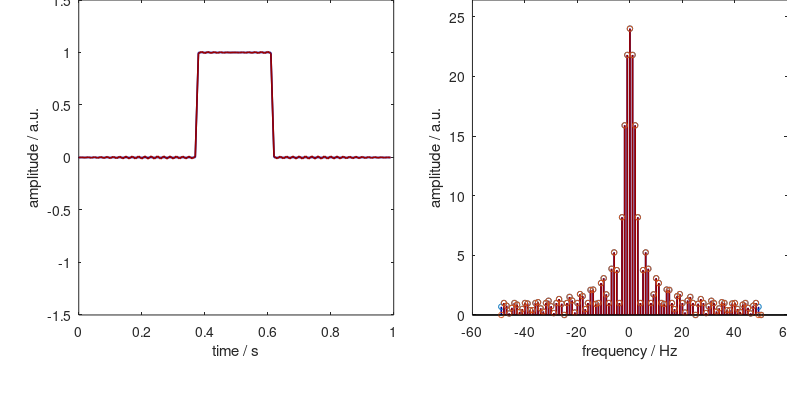

Recreate this plot in MATLAB. (Note: this script raises an error after producing the figure.)
close all;
clear all;
clc

% Fourier transform a square wave. Truncate the high-frequency components
% pointwise and IFFT. See how the time signal changes.

fs = 100;
T = 1;
t = 0:1/fs:T-1/fs;
length_squares = 24;
f = [0:1/T:fs/2 (-fs/2+1/T):1/T:-1/T];

nr_iterations = 45;


% the rect
rect = [zeros(fs*T/2-length_squares/2,1); ...
        ones(length_squares,1); 
        zeros(fs*T/2-length_squares/2,1)];

% the FFT
Y = fft(rect);

% plot once and then update data in loop
% markers and line width
marker_size = 4;
line_width = 1.2;
cols = ([0 0 .6; .6 0 0; 0 .6 0]);

f_width = .4;
f_height = .8;

figure
set(gcf,'paperunits','centimeters','Paperposition',[0 0 20 10])

axes('Position',[.1 .2 f_width f_height]);
htime = plot(t,rect,'Color',cols(1,:)); hold on;
htime_mod = plot(t,rect,'Color',cols(2,:));

ylim([1.5*[-max(rect) max(rect)]])

xlabel('time / s')
ylabel('amplitude / a.u.')

axes('Position',[.6 .2 f_width f_height]);
hfreq = stem(f,abs(Y),'Color',cols(1,:)); hold on;
hfreq_mod = stem(f,abs(Y),'Color',cols(2,:));

ylim(1.1*[0 max(abs(Y))])

xlabel('frequency / Hz')
ylabel('amplitude / a.u.')

set([htime hfreq htime_mod hfreq_mod],'Linewidth',line_width,'Markersize',marker_size);


Y = fftshift(Y);
% now loop through and cut always symmetrically samples
for k=1:nr_iterations
    Y_mod = [Y(1); zeros(k,1); Y(k+2:end-k); zeros(k,1);];
    sig_mod = ifft(ifftshift(Y_mod));
    set(htime_mod,'YData',sig_mod)
    set(hfreq_mod,'YData',ifftshift(abs(Y_mod)))
    %save into datafile
    filename = ['..' filesep 'pics' filesep ...
                'lecture4-movie-truncation-frequency-domain' filesep ...
                'lecture4-truncation-frequency_' num2str(k) '.eps'];
    save2pdf_and_crop(filename);  
end



    

